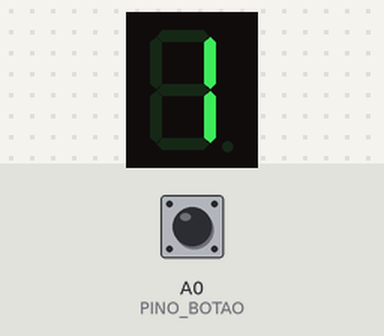
Bench run of a sketch on a simulated Arduino Uno, built with avr-gcc and run on an emulated ATmega328P. Parts: 1-digit seven-segment display. Wiring (inferred from the names in the program): 1-digit 7-segment display, segments lit when LOW: segments pin 6, pin 5, pin 4, pin 2, pin 3, pin 1, pin 0. The test bench sets the inputs (shaded band); at power-on: A0 (PINO_BOTAO) HIGH. Random numbers use the default seed unless the sketch sets one; the segment pins are drawn as the display they are named for.

Above: at 2.28 s.
2.3 s: A0 (PINO_BOTAO) pulled LOW for 3.2 s
At 4.8 s:
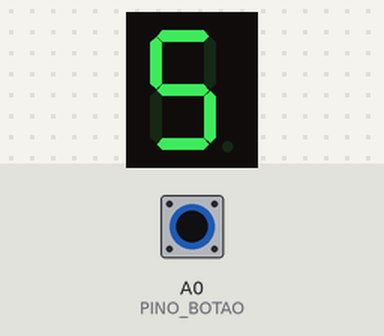
At 8.8 s:
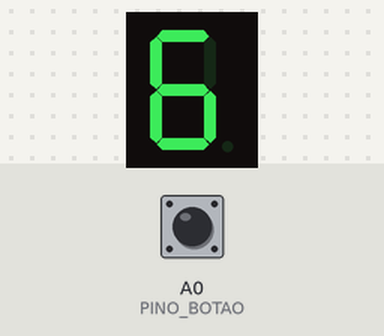

The sketch:

PRJ_2.8_Dado_Eletronico.ino
```cpp
const byte PINO_BOTAO = A0;

// Pinos dos segmentos na ordem a, b, c, d, e, f, g.
const byte PINOS_SEGMENTOS[] = {6, 5, 4, 2, 3, 1, 0};

// Display de ânodo comum: um bit 0 acende o segmento.
// O índice de cada padrão corresponde ao número exibido.
const byte DIGITOS[] = {
  0x40,  // 0
  0x79,  // 1
  0x24,  // 2
  0x30,  // 3
  0x19,  // 4
  0x12,  // 5
  0x02   // 6
};

// Mesma sequência visual do código original.
const byte SEQUENCIA_ANIMACAO[] = {6, 1, 2, 3, 4, 5};
bool primeiraJogada = true;

void mostrarNumero(byte numero) {
  for (byte segmento = 0; segmento < 7; segmento++) {
    digitalWrite(PINOS_SEGMENTOS[segmento], bitRead(DIGITOS[numero], segmento));
  }
}

void animarDado() {
  for (byte volta = 0; volta < 10; volta++) {
    for (byte numero : SEQUENCIA_ANIMACAO) {
      mostrarNumero(numero);
      delay(50);
    }
  }
}

void setup() {
  for (byte pino : PINOS_SEGMENTOS) {
    pinMode(pino, OUTPUT);
  }

  // O resistor externo entre A0 e GND mantém o botão solto em LOW.
  pinMode(PINO_BOTAO, INPUT);
  mostrarNumero(0);
  delay(1000);
}

void loop() {
  if (digitalRead(PINO_BOTAO) == LOW) return;

  // Confirma o aperto depois que o contato estabilizar.
  delay(25);
  if (digitalRead(PINO_BOTAO) == LOW) return;

  if (primeiraJogada) {
    randomSeed(micros());
    primeiraJogada = false;
  }

  byte resultado = random(1, 7);  // Sorteia de 1 a 6.
  animarDado();
  mostrarNumero(resultado);

  // Só libera outra jogada depois que o botão estiver solto por 25 ms.
  do {
    while (digitalRead(PINO_BOTAO) == HIGH) {
      delay(1);
    }
    delay(25);
  } while (digitalRead(PINO_BOTAO) == HIGH);
}
```
